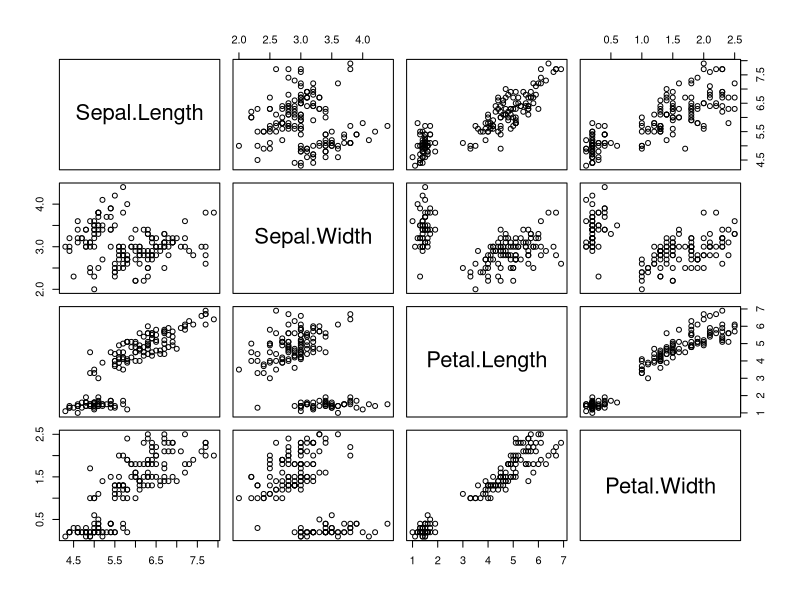
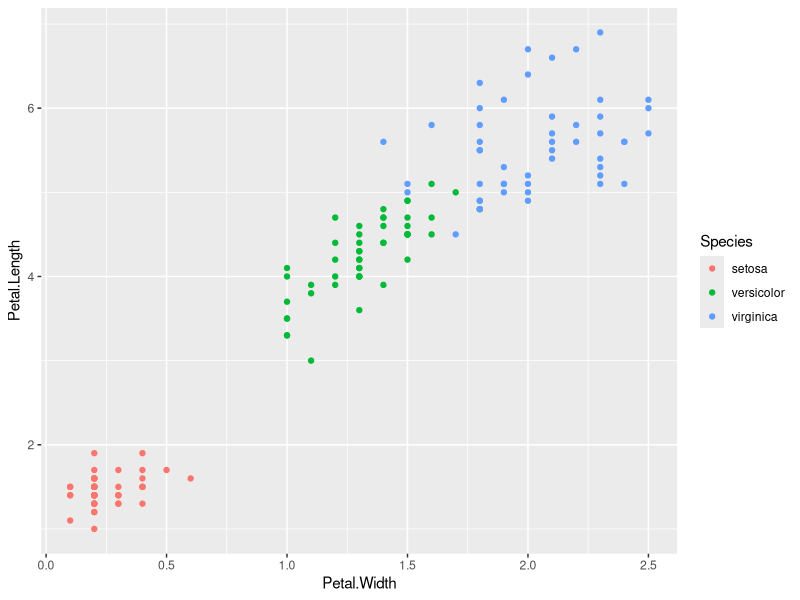
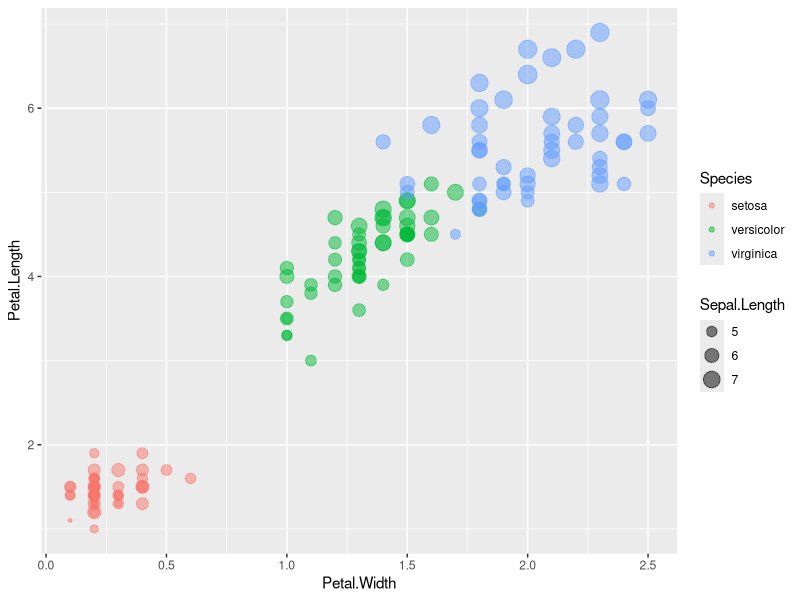
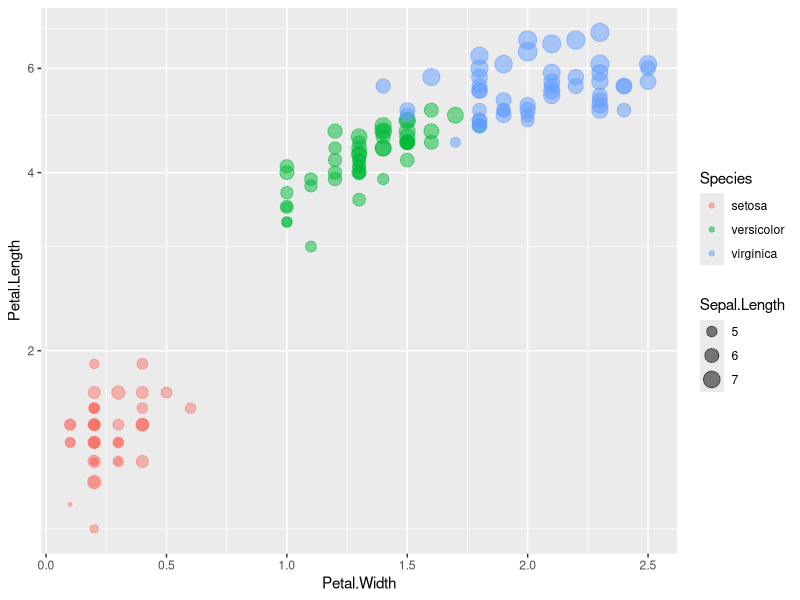

Source code (R) for these figures, in order:
# Examine the `iris` dataset
# January 26, 2016

# Don't actually have to do this step, as `datasets` is attached automatically
library(datasets) 

print("Information about the `iris` dataset:")

# For all of the commands below, you only need to use `print` when running
# in a script. From the command line, you can just type `summary(iris)` e.g.
print(summary(iris))
print(names(iris))
readline("<RETURN>")

print("Number of rows and columms:")
print(nrow(iris))
print(ncol(iris))
print(str(iris))  # "structure"
readline("<RETURN>")

print("Head and tail of iris:")
print(head(iris))
print(head(iris, n = 20))
print(tail(iris))

# Data frames are indexed by [row, column]
print("Indexing into data frames:")
print(iris[3,])  # row 3
print(head(iris[c(2, 3)]))  # columns 2 and 3
print(head(iris[-2]))  # not column 2
readline("<RETURN>")

# Subsetting the data
print("Looking at short sepals:")
short_sepals <- subset(iris, Sepal.Length < 4.5)
print(short_sepals)
print(which(iris$Sepal.Length < 4.5))
readline("<RETURN>")

print("Species:")
print(unique(iris$Species))
readline("<RETURN>")

print("Mean of Sepal.Length:")
print(mean(iris$Sepal.Length))

print("Duplicate values of Sepal.Length in rows:")
print(duplicated(iris$Sepal.Length))
readline("<RETURN>")

print("Pairs plot:")
print(pairs(iris[-5]))   # remove 5th column (species) before plotting 
readline("<RETURN>")

# Use the `ggplot2` package for generally easier, better graphing
library(ggplot2)

print("Petal.Width versus Petal.Length:")
p1 <- qplot(Petal.Width, Petal.Length, data = iris, color = Species)
print(p1)
readline("<RETURN>")

p2 <- qplot(Petal.Width, Petal.Length, data = iris, color = Species, 
            size = Sepal.Length, alpha = I(0.5))
print(p2)
readline("<RETURN>")

print("Log y axis:")
print(p2 + coord_trans(y = "log10"))

print("All done.")
